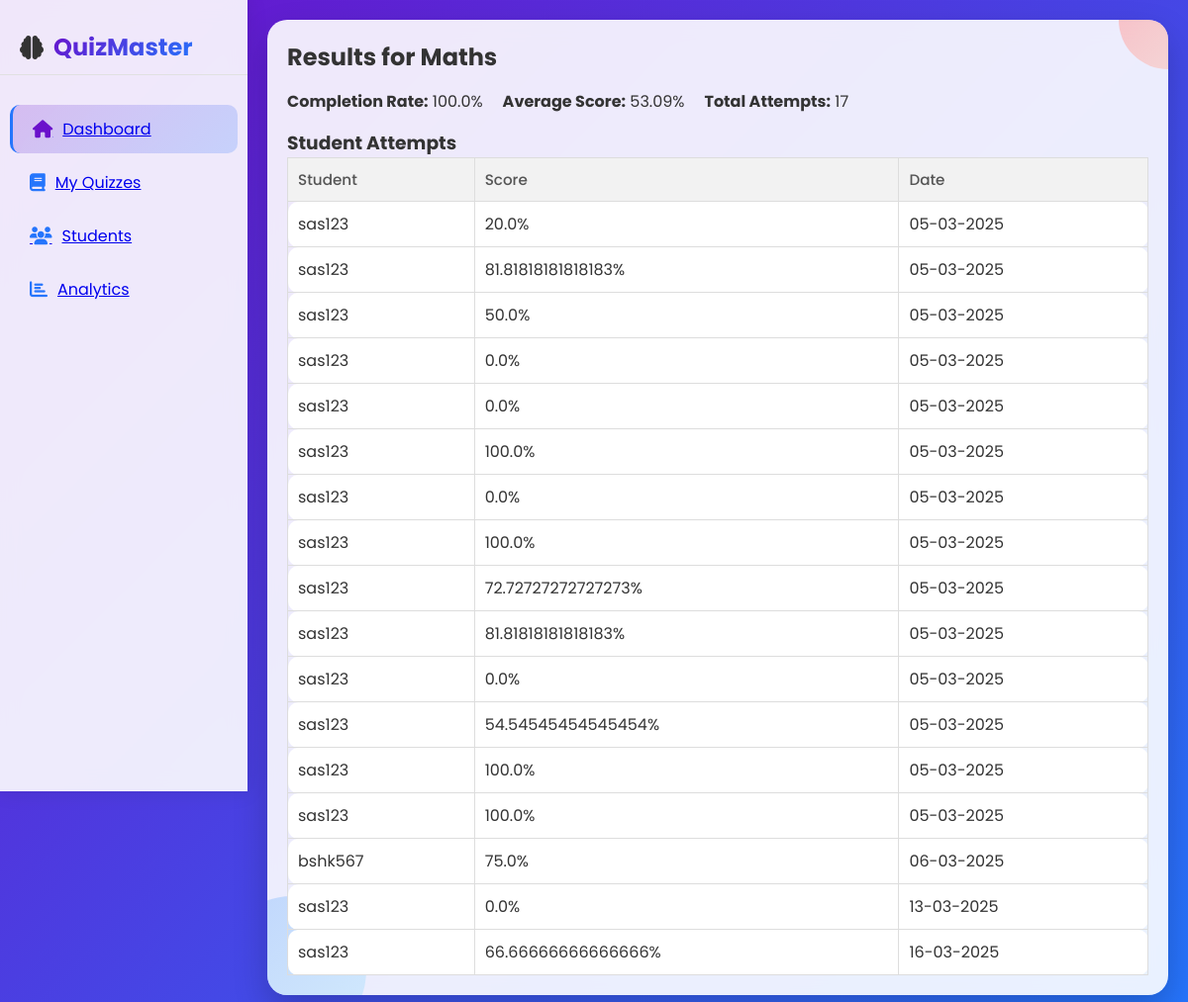
The page /quiz/results/2/ (signed in) on the database its author committed.
### Quizzes/models.py (models this page shows, shortened)
class Quiz(models.Model):
    title = models.CharField(max_length=255)
    educator = models.ForeignKey(Educator, on_delete=models.CASCADE)
    created_at = models.DateTimeField(auto_now_add=True)
    subject = models.CharField(max_length=100, default='General')

class StudentQuizAttempt(models.Model):
    student = models.ForeignKey(Student, on_delete=models.CASCADE)
    quiz = models.ForeignKey(Quiz, on_delete=models.CASCADE)
    score = models.FloatField()
    completed_at = models.DateTimeField(auto_now_add=True)

### Students/models.py (models this page shows, shortened)
class Student(models.Model):
    user = models.OneToOneField(User, on_delete=models.CASCADE)
    enrolled_date = models.DateTimeField(auto_now_add=True)
    educational_level = models.CharField(max_length=20, choices=Admin.EDUCATION_LEVEL_CHOICES)
    subjects = models.ManyToManyField('Subject', related_name='students')

### Admin/models.py (models this page shows, shortened)
class User(AbstractUser):
    GENDER_CHOICES = (
    ('Male', 'Male'),
    ('Female', 'Female'),
    ('Other', 'Other'),
    )
    email = models.EmailField(unique=True)
    name= models.CharField(max_length=100,default="")
    dob = models.DateField(null=True, blank=True)
    gender = models.CharField(max_length=10, choices=GENDER_CHOICES, null=True, blank=True)
    address = models.TextField(blank=True)
    role = models.CharField(max_length=10, choices=[('student', 'Student'), ('educator', 'Educator'), ('admin', 'Admin')])
    USERNAME_FIELD = 'email'  # Use email for login instead of username
    REQUIRED_FIELDS = ['username']

### Educators/views.py (the view)
# urls.py: path('quiz/results/<int:quiz_id>/', view_results, name='view_results'),
@login_required
def view_results(request, quiz_id):
    quiz = get_object_or_404(Quiz, id=quiz_id, educator=request.user.educator)
    student_attempts = StudentQuizAttempt.objects.filter(quiz=quiz).select_related('student')
    total_attempts = student_attempts.count()
    avg_score = student_attempts.aggregate(avg_score=Avg('score'))['avg_score'] or 0
    completion_rate = round((total_attempts / max(len(student_attempts) or 1, 1)) * 100, 2) if total_attempts else 0
    return render(request, 'educators/view_results.html', {
        'quiz': quiz,
        'student_attempts': student_attempts,
        'total_attempts': total_attempts,
        'avg_score': round(avg_score, 2),
        'completion_rate': completion_rate,
    })

### templates/educators/view_results.html
<link rel="stylesheet" href="/templates/educators/css/styles(1).css">
<link rel="stylesheet" href="/templates/educators/css/styles-create.css">
<link rel="stylesheet" href="https://cdnjs.cloudflare.com/ajax/libs/font-awesome/6.5.1/css/all.min.css">
<body>
    <div class="dashboard">
        <div class="sidebar">
            <div class="logo">
                <i class="fas fa-brain"></i>
                <span>QuizMaster</span>
            </div>
            <a href="{% url 'educator_dashboard' %}" class="nav-item active">
                <i class="fas fa-home"></i>
                <span>Dashboard</span>
            </a>
            <a href="{% url 'edu_quizzes' %}" class="nav-item">
                <i class="fas fa-book"></i>
                <span>My Quizzes</span>
            </a>
            <a href="{% url 'Students_board' %}" class="nav-item">
                <i class="fas fa-users"></i>
                <span>Students</span>
            </a>
            <a href="{% url 'educator_analytics' %}" class="nav-item">
                <i class="fas fa-chart-bar"></i>
                <span>Analytics</span>
            </a>
        </div>
        {% block content %}
        <div class="content">
            <div class="results-container">
                <h2>Results for {{ quiz.title }}</h2>
                <div class="quiz-stats">
                    <p><strong>Completion Rate:</strong> {{ completion_rate }}%</p>
                    <p><strong>Average Score:</strong> {{ avg_score }}%</p>
                    <p><strong>Total Attempts:</strong> {{ total_attempts }}</p>
                </div>
                <h3>Student Attempts</h3>
                {% if student_attempts %}
                <table>
                    <thead>
                        <tr>
                            <th>Student</th>
                            <th>Score</th>
                            <th>Date</th>
                        </tr>
                    </thead>
                    <tbody>
                        {% for attempt in student_attempts %}
                        <tr>
                            <td>{{ attempt.student.user.username }}</td>
                            <td>{{ attempt.score }}%</td>
                            <td>{{ attempt.completed_at|date:"d-m-Y" }}</td>
                        </tr>
                        {% endfor %}
                    </tbody>
                </table>
                {% else %}
                <p>No attempts yet.</p>
                {% endif %}
            </div>
        </div>
    </div>
    {% endblock %}

### templates/educators/css/styles(1).css (style rules this page uses)
* { margin: 0; padding: 0; box-sizing: border-box; font-family: 'Poppins', sans-serif; }
body { background: linear-gradient(135deg, #6a11cb 0%, #2575fc 100%); color: var(--dark); min-height: 100vh; }
.dashboard { display: flex; min-height: 100vh; }
.sidebar { width: 250px; background-color: rgba(255, 255, 255, 0.9); backdrop-filter: blur(10px); color: var(--dark); padding: 20px 0; position: fixed; height: 100vh; overflow-y: auto; box-shadow: 0 0 20px rgba(0, 0, 0, 0.1); z-index: 10; }
.logo { padding: 10px 20px; margin-bottom: 30px; font-size: 24px; font-weight: bold; border-bottom: 1px solid var(--light-gray); display: flex; align-items: center; }
.logo span { background: linear-gradient(135deg, #6a11cb, #2575fc); -webkit-background-clip: text; -webkit-text-fill-color: transparent; margin-left: 10px; }
.nav-item { padding: 12px 20px; display: flex; align-items: center; cursor: pointer; transition: all 0.3s ease; margin: 5px 10px; border-radius: 10px; }
.nav-item:hover, .nav-item.active { background: linear-gradient(135deg, rgba(106, 17, 203, 0.1) 0%, rgba(37, 117, 252, 0.1) 100%); }
.nav-item.active { background: linear-gradient(135deg, rgba(106, 17, 203, 0.2) 0%, rgba(37, 117, 252, 0.2) 100%); border-left: 3px solid var(--secondary); }
.nav-item i { margin-right: 10px; font-size: 18px; color: var(--secondary); }
.nav-item.active i { color: var(--primary); }
.content { flex: 1; margin-left: 250px; padding: 20px; background-color: rgba(255, 255, 255, 0.9); backdrop-filter: blur(10px); border-radius: 20px; margin: 20px; margin-left: 270px; box-shadow: 0 15px 35px rgba(0, 0, 0, 0.2); position: relative; overflow: hidden; }
.content::before { content: ''; position: absolute; top: -50px; right: -50px; width: 100px; height: 100px; background: linear-gradient(135deg, var(--accent-pink) 0%, var(--accent-light-pink) 100%); border-radius: 50%; z-index: 0; opacity: 0.6; }
.content::after { content: ''; position: absolute; bottom: -50px; left: -50px; width: 150px; height: 150px; background: linear-gradient(135deg, var(--accent-blue) 0%, var(--accent-light-blue) 100%); border-radius: 50%; z-index: -1; opacity: 0.6; }
.quiz-stats { display: flex; gap: 20px; margin: 15px 0; }
table { width: 100%; border-collapse: separate; border-spacing: 0 15px; position: relative; z-index: 1; }
thead { background-color: transparent; }
th { text-align: left; padding: 15px; color: var(--gray); font-weight: 500; border: none; font-size: 0.95rem; }
td { padding: 15px; border: none; background-color: white; }
tr td:first-child { border-top-left-radius: 10px; border-bottom-left-radius: 10px; }
tr td:last-child { border-top-right-radius: 10px; border-bottom-right-radius: 10px; }
table { width: 100%; border-collapse: collapse; }
th, td { padding: 10px; border: 1px solid #ddd; text-align: left; }
thead { background-color: #f2f2f2; position: sticky; top: 0; }

### rows shown on the page
Quiz: title "Maths"
StudentQuizAttempt: student.user.username "sas123", score "20.0", completed_at "05-03-2025"
StudentQuizAttempt: student.user.username "sas123", score "81.81818181818183", completed_at "05-03-2025"
StudentQuizAttempt: student.user.username "sas123", score "50.0", completed_at "05-03-2025"
StudentQuizAttempt: student.user.username "sas123", score "0.0", completed_at "05-03-2025"
StudentQuizAttempt: student.user.username "sas123", score "0.0", completed_at "05-03-2025"
StudentQuizAttempt: student.user.username "sas123", score "100.0", completed_at "05-03-2025"
StudentQuizAttempt: student.user.username "sas123", score "0.0", completed_at "05-03-2025"
StudentQuizAttempt: student.user.username "sas123", score "100.0", completed_at "05-03-2025"
StudentQuizAttempt: student.user.username "sas123", score "72.72727272727273", completed_at "05-03-2025"
StudentQuizAttempt: student.user.username "sas123", score "81.81818181818183", completed_at "05-03-2025"
StudentQuizAttempt: student.user.username "sas123", score "0.0", completed_at "05-03-2025"
StudentQuizAttempt: student.user.username "sas123", score "54.54545454545454", completed_at "05-03-2025"
StudentQuizAttempt: student.user.username "sas123", score "100.0", completed_at "05-03-2025"
StudentQuizAttempt: student.user.username "sas123", score "100.0", completed_at "05-03-2025"
StudentQuizAttempt: student.user.username "bshk567", score "75.0", completed_at "06-03-2025"
StudentQuizAttempt: student.user.username "sas123", score "0.0", completed_at "13-03-2025"
StudentQuizAttempt: student.user.username "sas123", score "66.66666666666666", completed_at "16-03-2025"

### other values the page prints
{{ completion_rate }} "100.0"
{{ avg_score }} "53.09"
{{ total_attempts }} "17"
